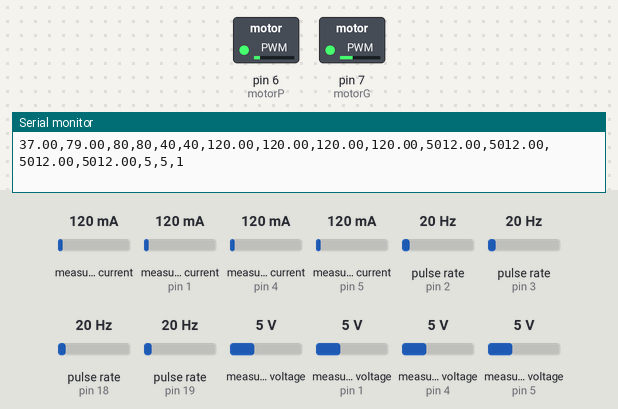
Bench run of a sketch on a simulated Arduino Mega 2560, built with avr-gcc and run on an emulated ATmega2560. Shown: switched loads named in the sketch (green lamp = pin HIGH), the last lines printed to the serial monitor. Wiring (inferred from the names in the program): 4 × pulse sensor: data pin 2 / data pin 3 / data pin 18 / data pin 19. The inputs (shaded band) are chosen by the test bench; at power-on: measured current 120 mA, measured current (sensors on pin 1, pin 4, pin 5) 120 mA, pulse rate (sensors on pin 2, pin 3, pin 18, pin 19) 20 Hz, measured voltage 5 V, measured voltage (sensors on pin 1, pin 4, pin 5) 5 V. Random numbers use the default seed unless the sketch sets one.

Above: at 1.2 s.
1.3 s: measured current (sensor 0) set to 40 mA
4.3 s: measured current (sensor on pin 1) set to 40 mA
7.3 s: measured current (sensor on pin 4) set to 40 mA
10.3 s: measured current (sensor on pin 5) set to 40 mA
13.3 s: pulse rate (sensor on pin 2) set to 100 Hz
15.2 s: pulse rate (sensor on pin 3) set to 50 Hz
At 27.8 s:
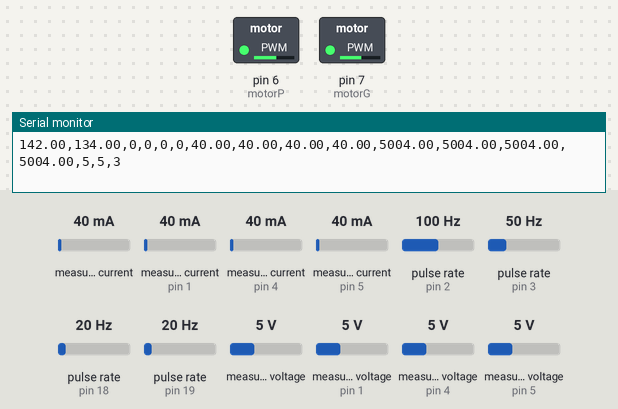
Timing chart, 0 to 43.2 s (numbered marks = the images above; inputs shaded):
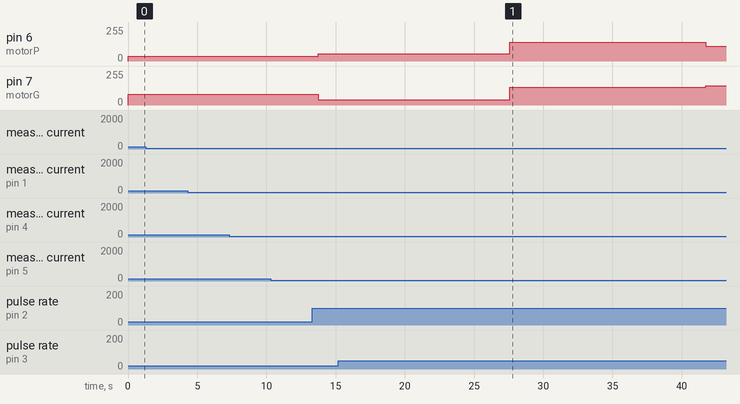

The sketch:

Toma_muestras.ino
```cpp
#include <Adafruit_INA219.h>//sensor corriente

Adafruit_INA219 sensorMotorP (0x40); //direccionamiento i2c a sensores
Adafruit_INA219 sensorMotorG (0x41);
Adafruit_INA219 sensorGeneradorG (0x44);
Adafruit_INA219 sensorGeneradorP (0x45);

// Pines Pwm
int motorP = 6; // Pin 6 Arduino Mega (para motor Pololu)
int motorG = 7; // Pin 7 Arduino Mega (para motor generico)

// Pines para interrupcion de encoder
int encoderMotorP = 2;
int encoderGeneradorP = 3;
int encoderMotorG = 18;
int encoderGeneradorG = 19;

int resistencia = 10;
int numeroDato = 0; // Conteo de datos
int forTamano = 0; // Tamaño del for dependiendo del sobreimpulso
int unicoSobreImpulso = 0; // Limite de for a un solo ciclo para el sobre impulso
int rangoPwm = 0; // rango de pwm para obtener datos de ciclos utiles bajos, medios y altos

// Variables encoder motor Pololu
unsigned int rpmMotorP = 0;            // Revoluciones por minuto calculadas.
unsigned int rpmGeneradorP = 0;        // Revoluciones por minuto calculadas.
volatile byte pulsosMotorP = 0;        // Número de pulsos leidos por el Arduino en un segundo
volatile byte pulsosGeneradorP = 0;    // Número de pulsos leidos por el Arduino en un segundo
unsigned long tiempoMotorP = 0;        // Tiempo
unsigned long tiempoGeneradorP = 0;    // Tiempo
static volatile unsigned long tiempoReboteMotorP = 0;     // Tiempo del rebote.
static volatile unsigned long tiempoReboteGeneradorP = 0; // Tiempo del rebote.
unsigned int numeroMuescasP = 12; // Número de muescas que tiene el disco del encoder.

// Variables encoder motor Generico
unsigned int rpmMotorG = 0;            // Revoluciones por minuto calculadas.
unsigned int rpmGeneradorG = 0;        // Revoluciones por minuto calculadas.
volatile byte pulsosMotorG = 0;        // Número de pulsos leidos por el Arduino en un segundo
volatile byte pulsosGeneradorG = 0;    // Número de pulsos leidos por el Arduino en un segundo
unsigned long tiempoMotorG = 0;        // Tiempo
unsigned long tiempoGeneradorG = 0;    // Tiempo
static volatile unsigned long tiempoReboteMotorG = 0;     // Tiempo del rebote.
static volatile unsigned long tiempoReboteGeneradorG = 0; // Tiempo del rebote.
unsigned int numeroMuescasG = 20; // Número de muescas que tiene el disco del encoder.

void setup() {

  Serial.begin (9600); // Establecer velocidad puerto serial

  // configuracion pines de encoder
  pinMode(encoderMotorP, INPUT);
  pinMode(encoderGeneradorP, INPUT);
  pinMode(encoderMotorG, INPUT);
  pinMode(encoderGeneradorG, INPUT);

  attachInterrupt(0, interrupcionMotorP, RISING); // interrupcion 1 - pin 2
  attachInterrupt(1, interrupcionGeneradorP, RISING); // interrupcion 2 - pin 3
  attachInterrupt(4, interrupcionMotorG, RISING); // interrupcion 3 - pin 18
  attachInterrupt(5, interrupcionGeneradorG, RISING); // interrupcion 4 - pin 19

  // Configuracion pines PWM de motores
  pinMode(motorP, OUTPUT); // Para motor Pololu
  pinMode(motorG, OUTPUT); // Para motor Generico

  // Establecer transmision de datos con sensores INA219
  sensorMotorP.begin();
  sensorGeneradorP.begin();
  sensorMotorG.begin();
  sensorGeneradorG.begin();
}

void loop(void) {

  // Valor random para ciclo util
  float pwmMotorP; // Para motor Pololu
  float pwmMotorG; // Para motor Generico

  // Variables sensor INA219 motor Pololu
  float svMotorP = 0; // Shuntvoltage
  float faMotorP = 0; // Fuente Alimentacion
  float vMotorP = 0; // Voltaje de la carga en mV
  float cMotorP = 0; // Corriente de la carga en mA
  float svGeneradorP = 0; // Shuntvoltage
  float faGeneradorP = 0; // Fuente Alimentacion
  float vGeneradorP = 0; // Voltaje de la carga en mV
  float cGeneradorP = 0; // Corriente de la carga en mA

  // Variables sensor INA219 motor Generico
  float svMotorG = 0; // Shuntvoltage
  float faMotorG = 0; // Fuente Alimentacion
  float vMotorG = 0; // Voltaje de la carga en mV
  float cMotorG = 0; // Corriente de la carga en mA
  float svGeneradorG = 0; // Shuntvoltage
  float faGeneradorG = 0; // Fuente Alimentacion
  float vGeneradorG = 0; // Voltaje de la carga en mV
  float cGeneradorG = 0; // Corriente de la carga en mA

  if (unicoSobreImpulso == 0)
  {
    pwmMotorP = pwmMotorG = 200;// Sobre impulso
    forTamano = 0;
  }
  else
  {
    forTamano = 150;
    if (rangoPwm == 1 || rangoPwm == 2) // PWM rango bajo
    {
      pwmMotorP = random(30, 105);
      pwmMotorG = random(30, 105);
    }
    else if (rangoPwm == 3 || rangoPwm == 4) // PWM rango medio
    {
      pwmMotorP = random(106, 180);
      pwmMotorG = random(106, 180);
    }
    else if (rangoPwm == 5 || rangoPwm == 6) // PWM rango alto
    {
      pwmMotorP = random(181, 255);
      pwmMotorG = random(181, 255);
      if (rangoPwm == 6) // reset del rando PWM
      {
        rangoPwm = 0;
      }
    }
  }

  for (int i = 1; i <= forTamano; i++) {

    // Valores de los valores de carga en los generadores
    if (numeroDato <= 24)
    {
      resistencia = 5;
    }
    else if (25 <= numeroDato && numeroDato <= 48)
    {
      resistencia = 10;
    }
    else if (49 <= numeroDato && numeroDato <= 72)
    {
      resistencia = 18;
    }
    else if (73 <= numeroDato && numeroDato <= 96)
    {
      resistencia = 24;
    }
    else if (97 <= numeroDato && numeroDato <= 120)
    {
      resistencia = 0;
    }

    // cambio de ciclo util en los motores
    analogWrite(motorP, pwmMotorP);
    analogWrite(motorG, pwmMotorG);

    if (millis() - tiempoMotorP >= 1000) { // Se actualiza cada medio segundo
      noInterrupts(); // Desconectamos las interrupciones para que no actué en esta parte del programa.
      rpmMotorP = ((60000) / numeroMuescasP) / (millis() - tiempoMotorP) * pulsosMotorP; // Calculamos las revoluciones por minuto
      tiempoMotorP = millis(); // Almacenamos el tiempo actual
      pulsosMotorP = 0;
      interrupts(); // Reiniciamos la interrupción
    }

    if (millis() - tiempoGeneradorP >= 1000) { // Se actualiza cada medio segundo
      noInterrupts();
      rpmGeneradorP = ((60000) / numeroMuescasP) / (millis() - tiempoGeneradorP) * pulsosGeneradorP; // Calculamos las revoluciones por minuto
      tiempoGeneradorP = millis(); // Almacenamos el tiempo actual
      pulsosGeneradorP = 0;
      interrupts(); // Reiniciamos la interrupción
    }

    if (millis() - tiempoMotorG >= 1000) { // Se actualiza cada medio segundo
      noInterrupts();
      rpmMotorG = ((60000) / numeroMuescasG) / (millis() - tiempoMotorG) * pulsosMotorG; // Calculamos las revoluciones por minuto
      tiempoMotorG = millis(); // Almacenamos el tiempo actual
      pulsosMotorG = 0;
      interrupts(); // Reiniciamos la interrupción
    }

    if (millis() - tiempoGeneradorG >= 1000) { // Se actualiza cada medio segundo
      noInterrupts(); // Desconectamos la interrupción para que no actué en esta parte del programa.
      rpmGeneradorG = ((60000) / numeroMuescasG) / (millis() - tiempoGeneradorG) * pulsosGeneradorG; // Calculamos las revoluciones por minuto
      tiempoGeneradorG = millis(); // Almacenamos el tiempo actual
      pulsosGeneradorG = 0;
      interrupts(); // Reiniciamos la interrupción
    }

    svMotorP = sensorMotorP.getShuntVoltage_mV();
    faMotorP = sensorMotorP.getBusVoltage_V();
    cMotorP = (sensorMotorP.getCurrent_mA());
    vMotorP = (faMotorP * 1000) + svMotorP;

    svGeneradorP = sensorGeneradorP.getShuntVoltage_mV();
    faGeneradorP = sensorGeneradorP.getBusVoltage_V();
    cGeneradorP = (sensorGeneradorP.getCurrent_mA());
    vGeneradorP = (faGeneradorP * 1000) + svGeneradorP ;

    svMotorG = sensorMotorG.getShuntVoltage_mV();
    faMotorG = sensorMotorG.getBusVoltage_V();
    cMotorG = (sensorMotorG.getCurrent_mA());
    vMotorG = (faMotorG * 1000) + svMotorG;

    svGeneradorG = sensorGeneradorG.getShuntVoltage_mV();
    faGeneradorG = sensorGeneradorG.getBusVoltage_V();
    cGeneradorG = (sensorGeneradorG.getCurrent_mA());
    vGeneradorG = (faGeneradorG * 1000) + svGeneradorG ;

    Serial.println( (String) pwmMotorP + "," + pwmMotorG + "," + rpmMotorP + "," + rpmGeneradorP + "," + rpmMotorG + "," + rpmGeneradorG + "," + cMotorP + "," + cGeneradorP + "," + cMotorG + "," + cGeneradorG + "," + vMotorP + "," + vGeneradorP + "," + vMotorG + "," + vGeneradorG + "," + resistencia + "," + resistencia + "," + numeroDato);

    delay(5);
  }
  pwmMotorP = pwmMotorG = rpmMotorP = rpmGeneradorP = rpmMotorG = rpmGeneradorG = 0; //para cambiar de pwm
  unicoSobreImpulso = 1; //para que el for sea solo 1 y no se quede en bucle del mismo pwm
  numeroDato++;
  rangoPwm++;

}

void interrupcionMotorP()
{
  if (  digitalRead (encoderMotorP) && (micros() - tiempoReboteMotorP > 500) && digitalRead (encoderMotorP) ) {
    //  Vuelve a comprobar que el encoder envia una señal buena y luego comprueba que el tiempo es superior a 1000 microsegundos y vuelve a comprobar que la señal es correcta.
    tiempoReboteMotorP = micros(); // Almacena el tiempo para comprobar que no contamos el rebote que hay en la señal.
    pulsosMotorP++;  // Suma el pulso bueno que entra.
  }
}
void interrupcionGeneradorP()
{
  if (  digitalRead (encoderGeneradorP) && (micros() - tiempoReboteGeneradorP > 500) && digitalRead (encoderGeneradorP) ) {
    // Vuelve a comprobar que el encoder envia una señal buena y luego comprueba que el tiempo es superior a 1000 microsegundos y vuelve a comprobar que la señal es correcta.
    tiempoReboteGeneradorP = micros(); // Almacena el tiempo para comprobar que no contamos el rebote que hay en la señal.
    pulsosGeneradorP++;  // Suma el pulso bueno que entra.
  }
}
void interrupcionMotorG()
{
  if (  digitalRead (encoderMotorG) && (micros() - tiempoReboteMotorG > 500) && digitalRead (encoderMotorG) ) {
    // Vuelve a comprobar que el encoder envia una señal buena y luego comprueba que el tiempo es superior a 1000 microsegundos y vuelve a comprobar que la señal es correcta.
    tiempoReboteMotorG = micros(); // Almacena el tiempo para comprobar que no contamos el rebote que hay en la señal.
    pulsosMotorG++;  // Suma el pulso bueno que entra.
  }
}
void interrupcionGeneradorG()
{
  if (  digitalRead (encoderGeneradorG) && (micros() - tiempoReboteGeneradorG > 500) && digitalRead (encoderGeneradorG) ) {
    //    Vuelve a comprobar que el encoder envia una señal buena y luego comprueba que el tiempo es superior a 1000 microsegundos y vuelve a comprobar que la señal es correcta.
    tiempoReboteGeneradorG = micros(); // Almacena el tiempo para comprobar que no contamos el rebote que hay en la señal.
    pulsosGeneradorG++;  // Suma el pulso bueno que entra.
  }
}
```
